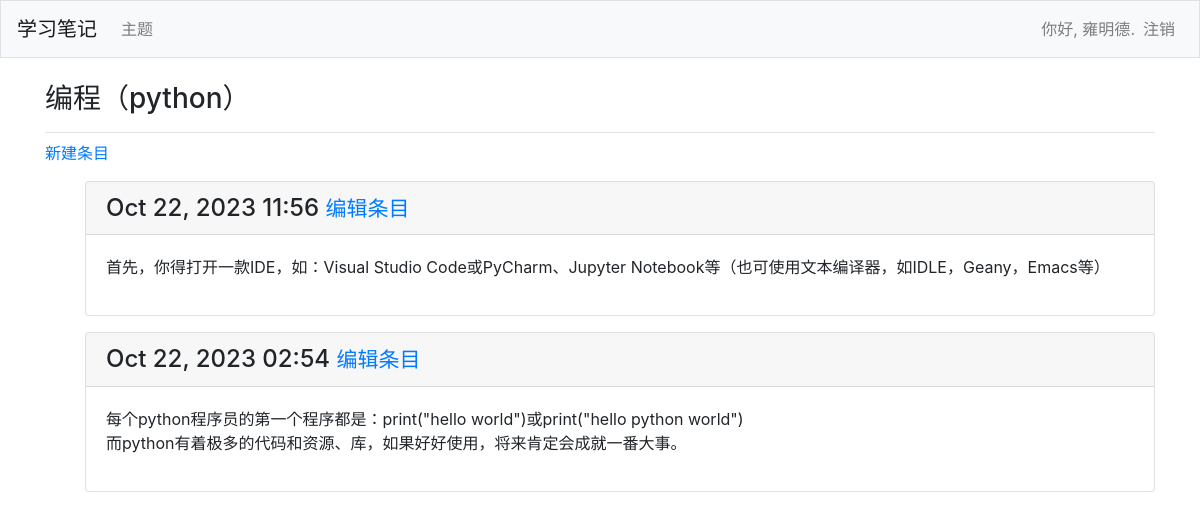
The page /topics/1/ (signed in) on the database its author committed.
### learning_logs/models.py (models this page shows, shortened)
class Topic(models.Model):
    text = models.CharField(max_length=200)
    date_added = models.DateTimeField(auto_now_add=True)
    owner = models.ForeignKey(User, on_delete=models.CASCADE)
    def __str__(self):
        return self.text

class Entry(models.Model):
    topic = models.ForeignKey(Topic, on_delete=models.CASCADE)
    text = models.TextField()
    date_added = models.DateTimeField(auto_now_add=True)
    class Meta:
        verbose_name_plural = 'entries'

### learning_logs/views.py (the view)
# urls.py: path('topics/<int:topic_id>/', views.topic, name='topic'),
@login_required
def topic(request, topic_id):
    topic = Topic.objects.get(id=topic_id)
    entries = topic.entry_set.order_by('-date_added')
    context = {'topic': topic, 'entries': entries}
    return render(request, 'learning_logs/topic.html', context)

### learning_logs/templates/learning_logs/topic.html
{% extends 'learning_logs/base.html' %}
{% block page_header %}
  <h3>{{ topic }}</h3>
{% endblock page_header %}
{% block content %}
  <p>
    <a href="{% url 'learning_logs:new_entry' topic.id %}">新建条目</a>
  </p>
  <ul>
  {% for entry in entries %}
    <div class="card mb-3">
      <h4 class="card-header">
        {{ entry.date_added|date:'M d, Y H:i' }}
        <small><a href="{% url 'learning_logs:edit_entry' entry.id %}">
            编辑条目</a></small>
      </h4>
      <div class="card-body">
        {{ entry.text|linebreaks }}
      </div>
    </div>
  {% empty %}
    <p>There are no entries for this topic yet.</p>
  {% endfor %}
{% endblock content %}

### learning_logs/templates/learning_logs/base.html (shortened to what this page needs)
{% load bootstrap4 %}
<!doctype html>
<html lang="en">
<head>
  {% bootstrap_css %}
</head>
<body>
  <nav class="navbar navbar-expand-md navbar-light bg-light mb-4 border">
    <a class="navbar-brand" href="{% url 'learning_logs:index'%}">
        学习笔记</a>
    <div class="collapse navbar-collapse" id="navbarCollapse">
      <ul class="navbar-nav mr-auto">
        <li class="nav-item">
          <a class="nav-link" href="{% url 'learning_logs:topics'%}">
              主题</a></li>
      </ul>
      <ul class="navbar-nav ml-auto">
        {% if user.is_authenticated %}
          <li class="nav-item">
            <span class="navbar-text"}">你好, {{ user.username }}.</span>
          </li>
          <li class="nav-item">
            <a class="nav-link" href="{% url 'users:logout' %}">注销</a>
          </li>
        {% else %}
          <li class="nav-item">
            <a class="nav-link" href="{% url 'users:register' %}">注册</a>
          </li>
          <li class="nav-item">
            <a class="nav-link" href="{% url 'users:login' %}">登录</a></li>
        {% endif %}
      </ul>
    </div>
  </nav>
  <main role="main" class="container">
    <div class="pb-2 mb-2 border-bottom">
      {% block page_header %}{% endblock page_header %}
    </div>
    <div>
      {% block content %}{% endblock content %}
    </div>
  </main>
</body>
</html>

### rows shown on the page
Topic: text "编程（python）"
Entry: date_added "Oct 22, 2023 11:56", text "首先，你得打开一款IDE，如：Visual Studio Code或PyCharm、Jupyter Notebook等（也可使用文本编译器，如IDLE，Geany，Emacs等）"
Entry: date_added "Oct 22, 2023 02:54", text "每个python程序员的第一个程序都是：print(\"hello world\")或print(\"hello python world\") 而python有着极多的代码和资源、库，如果好好使用，将来肯定会成就一番大事。"

### other values the page prints
{{ user.username }} "雍明德"
